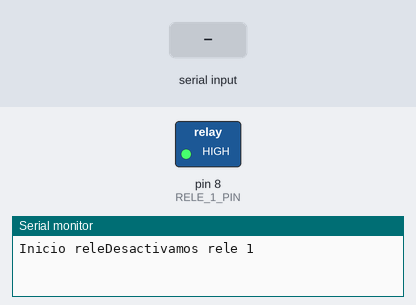
This sketch was run on a simulated Arduino Uno, built with avr-gcc and run on an emulated ATmega328P. On the bench: switched loads named in the sketch (green lamp = pin HIGH), the last lines printed to the serial monitor. The inputs (shaded band) are chosen by the test bench.

Above: at 1.2 s.
1.3 s: "1" received over Serial
At 2.7 s:
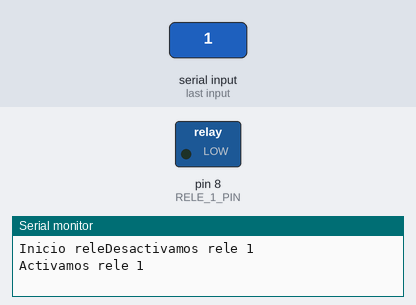
3.5 s: "2" received over Serial
At 5.4 s:
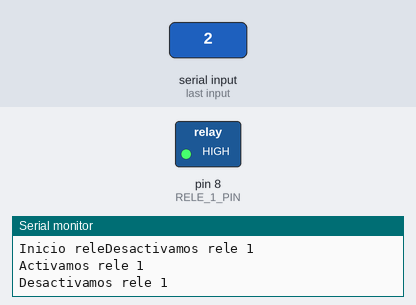
Timing chart, 0 to 6.9 s (numbered marks = the images above; inputs shaded):
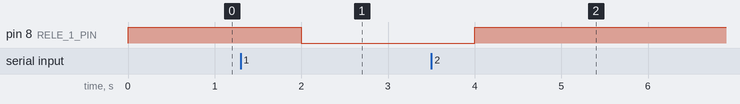

Measured:
- after the input at 1.3 s, pin 8 (RELE_1_PIN): HIGH → LOW after 0.70 s
- after the input at 3.5 s, pin 8 (RELE_1_PIN): LOW → HIGH after 0.50 s

The sketch:

bombaAgua.ino
```cpp
#define RELE_1_PIN 8     // Valor rele 1
#define RELE_2_PIN 7     // Valor rele 2

int incomingByte = 0; // valores de entrada

void setup() {
    pinMode(RELE_1_PIN, OUTPUT);
    //pinMode(RELE_2_PIN, OUTPUT);
    //trazas
    Serial.begin(9600);
    Serial.print("Inicio rele");
    //inicializamos apagado el rele
    rele1(false);
}

void loop() {
  if (Serial.available() > 0) {
    char incomingByte = Serial.read();
    if (incomingByte == '1') rele1(true);
    else if (incomingByte == '2') rele1(false);
  }
  delay(1000);
}

void rele1(bool activo)
{
  if (activo)
  {
     Serial.println("Activamos rele 1");
     digitalWrite(RELE_1_PIN, LOW);
  }
  else
  {
     Serial.println("Desactivamos rele 1");
     digitalWrite(RELE_1_PIN, HIGH);
  }

}
void rele2(bool activo)
{
  if (activo)
  {
     Serial.println("Activamos rele 2");
     digitalWrite(RELE_2_PIN, LOW);
  }
  else
  {
     Serial.println("Desactivamos rele 2");
     digitalWrite(RELE_2_PIN, HIGH);
  }

}
```
